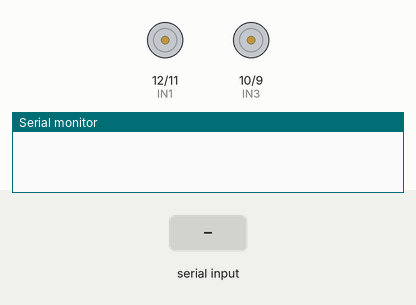
Recording of a sketch running on a simulated Arduino Uno, built with avr-gcc and run on an emulated ATmega328P. Parts: motor-driver pin pairs drawn as motors (green arrow = first pin HIGH = forward, orange = second pin HIGH = backward, longer = more drive, scaled by the enable pin), the last lines printed to the serial monitor. The test bench sets the inputs (shaded band).

Above: at 1.2 s.
1.3 s: "1\n" received over the second serial link
At 2.5 s:
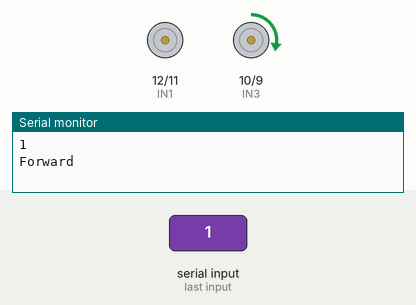
2.8 s: "2\n" received over the second serial link
At 3.7 s:
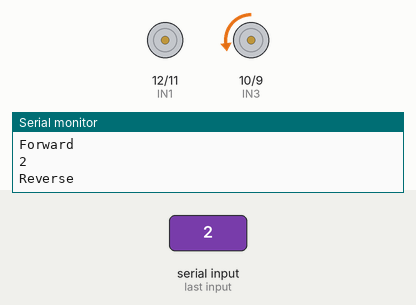
4.3 s: "3\n" received over the second serial link
At 4.8 s:
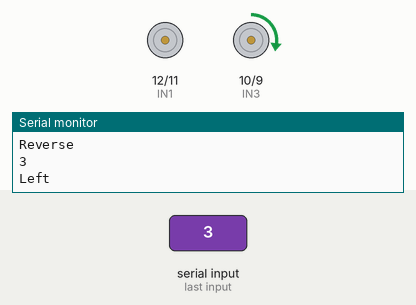
5.8 s: "4\n" received over the second serial link
At 7.2 s:
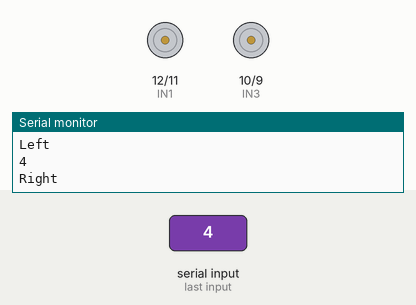
Timing chart, 0 to 8.3 s (numbered marks = the images above; inputs shaded):
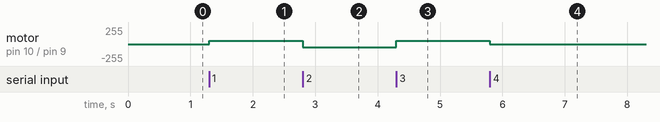

The sketch:

Bluetooth_bot.ino
```cpp
#include<SoftwareSerial.h>

#define IN1 12
#define IN2 11
#define IN3 10
#define IN4 9
#define EN1 6
#define EN2 5

SoftwareSerial mySerial(2, 3); // RX, TX

String data;
int btVal;

void setup()
{
  Serial.begin(115200);

  pinMode(IN1, OUTPUT);
  pinMode(IN2, OUTPUT);
  pinMode(IN3, OUTPUT);
  pinMode(IN4, OUTPUT);
  pinMode(EN1, OUTPUT);
  pinMode(EN2, OUTPUT);
  digitalWrite(IN1, LOW);
  digitalWrite(IN2, LOW);
  digitalWrite(IN3, LOW);
  digitalWrite(IN4, LOW);
  analogWrite(EN1,0);
  analogWrite(EN2,50);
  mySerial.begin(9600);
}

void loop()
{
  //Serial.println("y");
 while (mySerial.available())
 {
  {
      data = mySerial.readStringUntil('\n');
      //Serial.print(str);
  }

    btVal = (data.toInt());
    //Serial.print("BlueTooth Value ");
    Serial.println(btVal);


  switch (btVal)
   {
      case 1:
        Serial.println("Forward");
        forward();
        break;

      case 2:
       Serial.println("Reverse");
        reverse();
        break;

      case 3:
       Serial.println("Left");
        left();
        break;

      case 4:
        Serial.println("Right");
        right();
        break;

      case 5:
        Serial.println("Stop");
        stoprobot();
        break;

  }

 }


   if (mySerial.available() < 0)
    {
     Serial.println("No Bluetooth Data ");
    }

}

void forward()
{
  digitalWrite(IN1, HIGH);
  digitalWrite(IN2, LOW);
  digitalWrite(IN3, HIGH);
  digitalWrite(IN4, LOW);
}

void reverse()
{
  digitalWrite(IN1, LOW);
  digitalWrite(IN2, HIGH);
  digitalWrite(IN3, LOW);
  digitalWrite(IN4, HIGH);
}

void left()
{
  digitalWrite(IN1, LOW);
  digitalWrite(IN2, LOW);
  digitalWrite(IN3, HIGH);
  digitalWrite(IN4, LOW);
}

void right()
{
  digitalWrite(IN1, HIGH);
  digitalWrite(IN2, LOW);
  digitalWrite(IN3, LOW);
  digitalWrite(IN4, LOW);
}

void stoprobot()
{
  digitalWrite(IN1, LOW);
  digitalWrite(IN2, LOW);
  digitalWrite(IN3, LOW);
  digitalWrite(IN4, LOW);
}
```

Measured:
- after the input at 1.3 s, motor on pin 10 (IN3) / pin 9 (IN4): stopped → forward 50/255 at once
- after the input at 2.8 s, motor on pin 10 (IN3) / pin 9 (IN4): forward 50/255 → backward 50/255 at once
- after the input at 4.3 s, motor on pin 10 (IN3) / pin 9 (IN4): backward 50/255 → forward 50/255 at once
- after the input at 5.8 s, motor on pin 10 (IN3) / pin 9 (IN4): forward 50/255 → stopped at once
